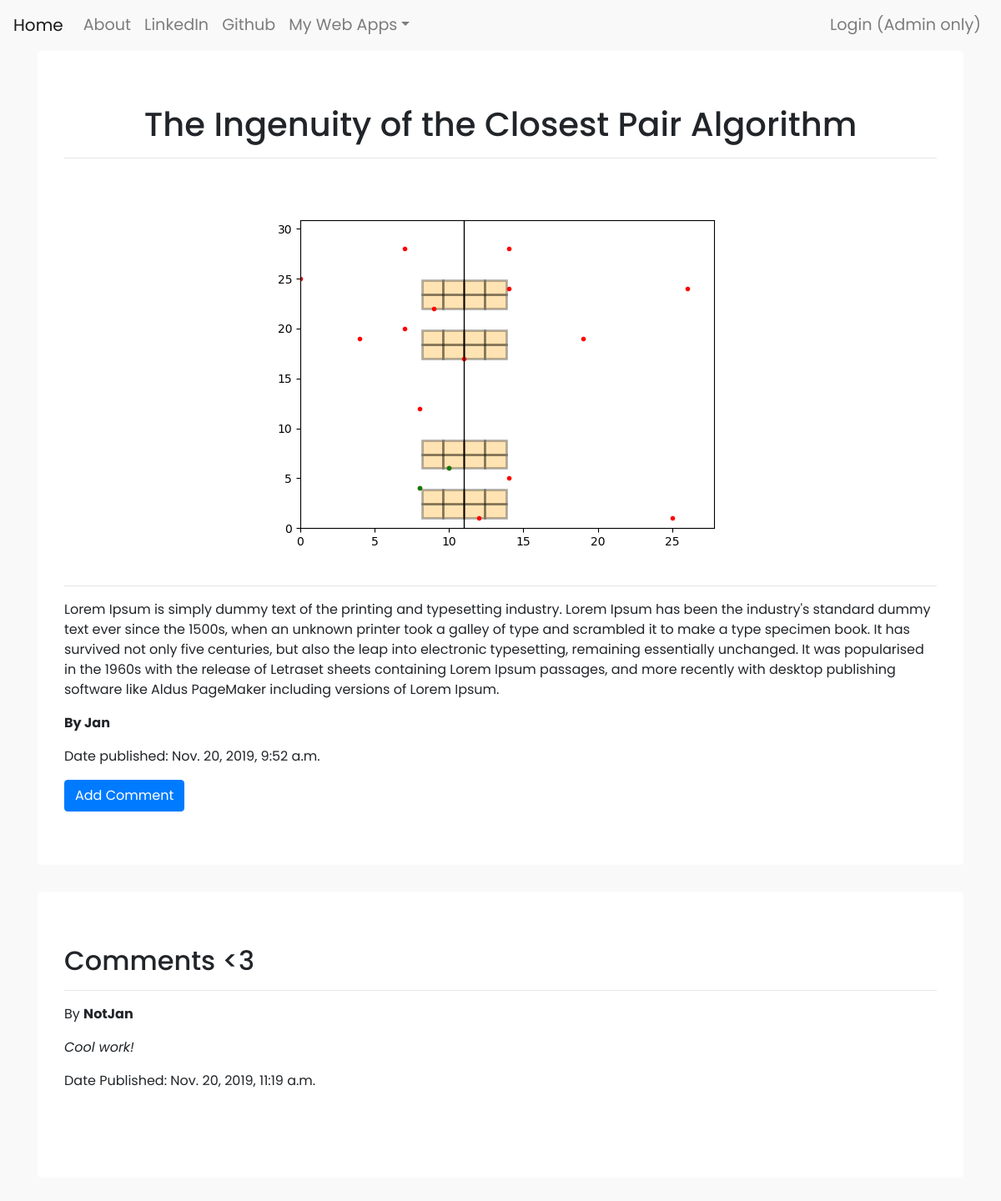
The page /post/14 on the database its author committed.
### blog/models.py (models this page shows, shortened)
class Post(models.Model):
	author = models.ForeignKey('auth.User')
	title = models.CharField(max_length=264)
	text = models.TextField()
	created_date = models.DateTimeField(default=timezone.now)
	picture = models.ImageField(upload_to='pictures', blank=True)
	published_date = models.DateTimeField(blank=True, null=True)

class Comment(models.Model):
	author = models.CharField(max_length=264)
	text = models.CharField(max_length=264)
	created_date = models.DateTimeField(default=timezone.now)
	approved_comment = models.BooleanField(default=False)
	post = models.ForeignKey('blog.Post',related_name="comments")

### blog/views.py (the view)
# urls.py: url(r'^post/(?P<pk>\d+)$', views.PostDetailView.as_view(), name="post_detail"),
class PostDetailView(DetailView):
	model = Post

### blog/templates/blog/post_detail.html (shortened to what this page needs)
{% extends 'blog/base.html' %}
{% load staticfiles %}
{% block body_block %}
<div class="container">
	<div class="jumbotron">
		<div class="title" align="center">
			<h1>{{post.title}}</h1>
			<hr>
			<img src="{{post.picture.url}}" alt="Post image">
			<hr>
		</div>
		<p>{{post.text}}</p>
			<p><strong>By {{post.author|title}}</strong></p>
		{% if post.published_date %}
			<p>Date published: {{post.published_date}}</p>
			{% else %}
			<a class="btn btn-warning" href="{% url 'post_publish' pk=post.pk %}">Publish</a>
		{% endif %}
		<a class="btn btn-primary" href="{% url 'post_add_comment' pk=post.pk %}">Add Comment</a>
	</div>
		<div class="commentslist jumbotron">
			<h2>Comments <3</h2>
			{% for comments in post.comments.all %}
				{% if comments.approved_comment or user.is_authenticated %}
				<hr>
				<p>By <strong>{{comments.author}}</strong></p>
				<p><i>{{comments.text}}</i></p>
				<p>Date Published: {{comments.created_date}}</p>
			{% endif %}
			<br>
		{% endfor %}
		</div>
</div>
{% endblock %}

### static/blog/mystyle.css (style rules this page uses)
body { font-family: 'Poppins', sans-serif; background-color: #F9F9F9; padding-bottom: 5%; }
.jumbotron { background: white; }

### rows shown on the page
Post: title "The Ingenuity of the Closest Pair Algorithm", picture (picture), text "Lorem Ipsum is simply dummy text of the printing and typesetting industry. Lorem Ipsum has been the industry's standard dummy text ever since the 1500s, when an unknown printer took a galley of type and scrambled it to make a type specimen book. It has survived not only five centuries, but also the leap into electronic typesetting, remaining essentially unchanged. It was popularised in the 1960s with the release of Letraset sheets containing Lorem Ipsum passages, and more recently with desktop publishing software like Aldus PageMaker including versions of Lorem Ipsum.", author "Jan", published_date "Nov. 20, 2019, 9:52 a.m."
Comment: author "NotJan", text "Cool work!", created_date "Nov. 20, 2019, 11:19 a.m."
